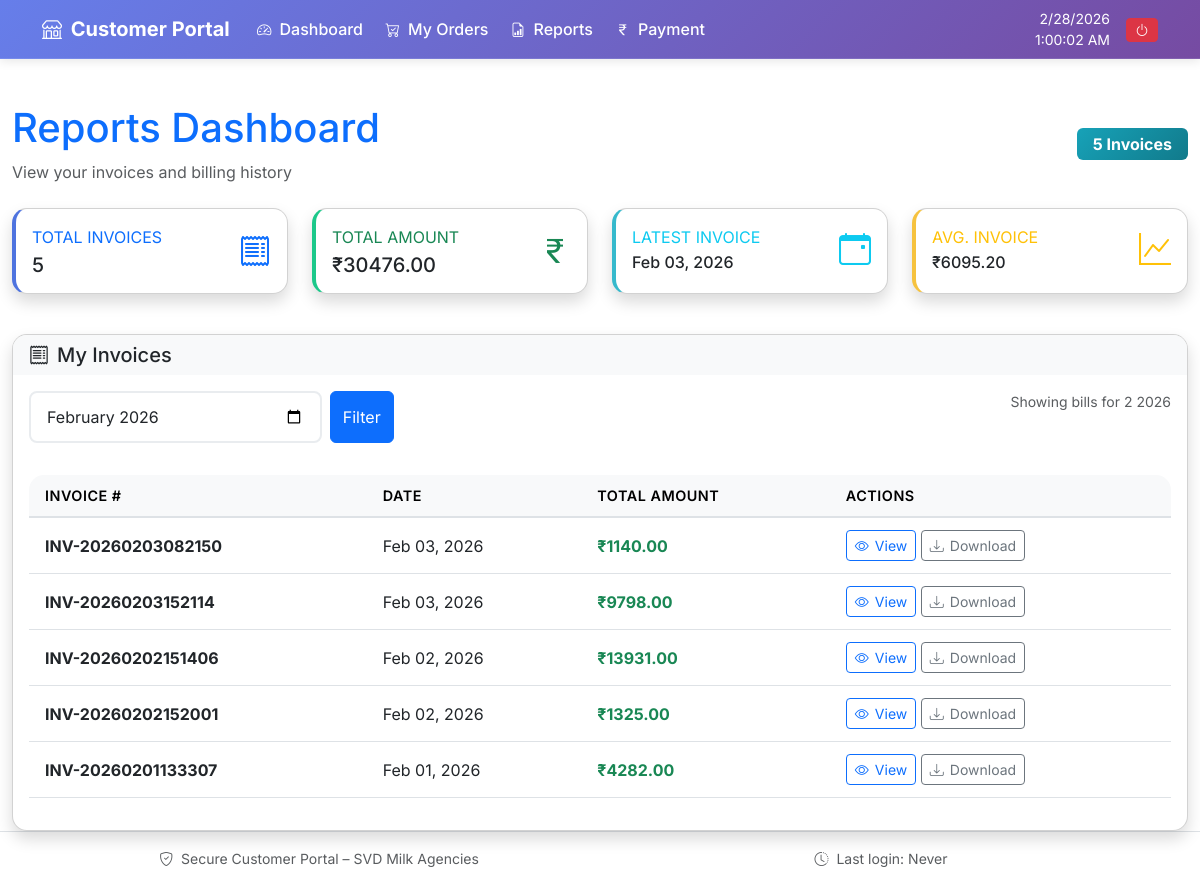
Before: /customer/reports/ (signed in) with the older database file.
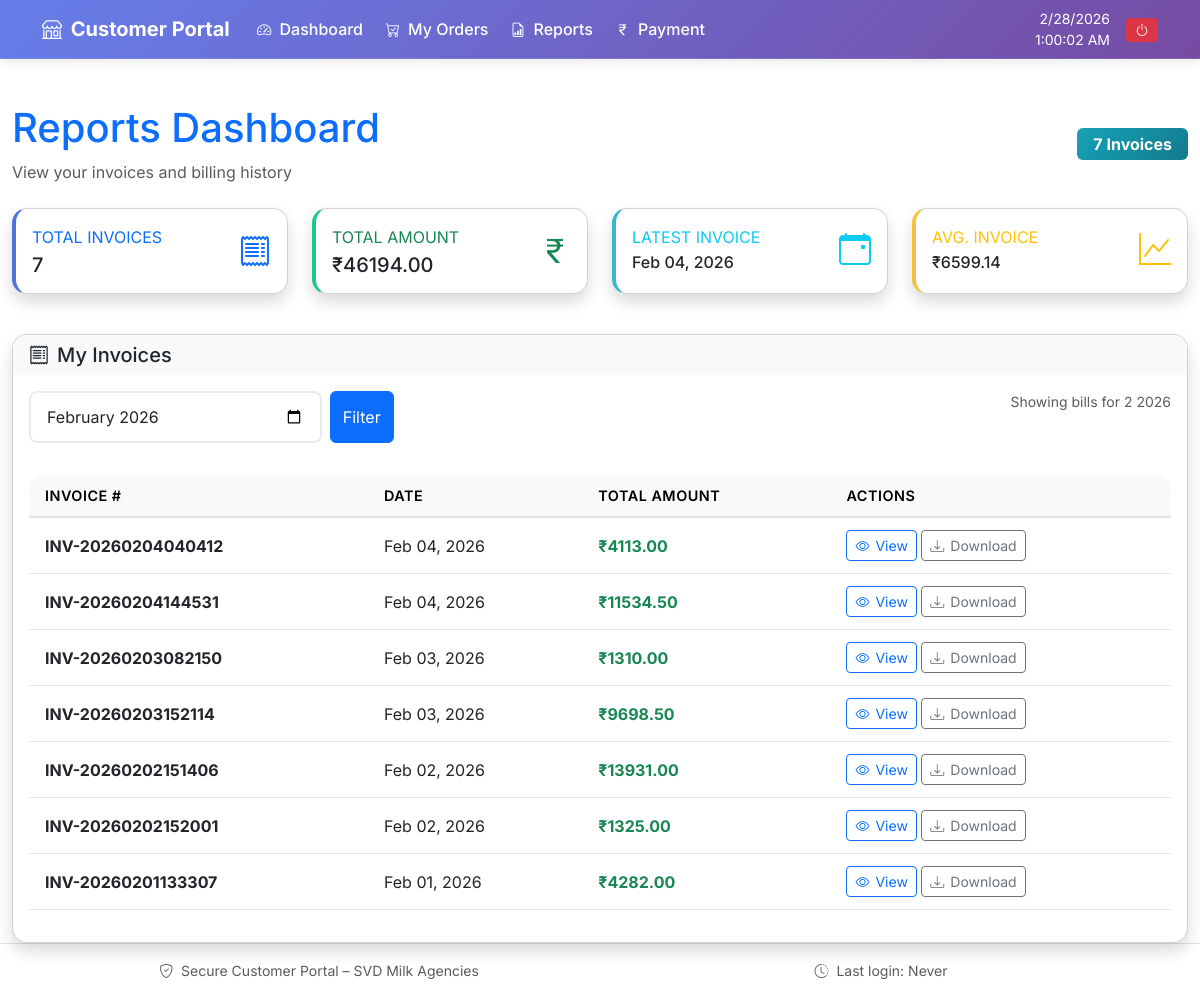
After: the same page with the newer database file.
### milk_agency/models.py (models this page shows, shortened)
class Bill(models.Model):
    customer = models.ForeignKey(Customer, on_delete=models.SET_NULL, null=True, blank=True, related_name='bills')
    invoice_number = models.CharField(max_length=50, unique=True)
    invoice_date = models.DateField(default=timezone.now)
    total_amount = models.DecimalField(max_digits=12, decimal_places=2)
    op_due_amount = models.DecimalField(max_digits=12, decimal_places=2, default=0)
    last_paid = models.DecimalField(max_digits=12, decimal_places=2, default=0, help_text="Last paid amount for this bill")
    profit = models.DecimalField(max_digits=12, decimal_places=2, default=0, help_text="Total profit from this bill")
    commission_deducted = models.DecimalField(max_digits=12, decimal_places=2, default=0, help_text="Commission amount deducted from this bill")
    commission_month = models.IntegerField(null=True, blank=True, help_text="Month for which commission was deducted")
    commission_year = models.IntegerField(null=True, blank=True, help_text="Year for which commission was deducted")
    created_at = models.DateTimeField(auto_now_add=True, null=True, blank=True)

### customer_portal/views.py (the view)
# urls.py: path('reports/', views.reports_dashboard, name='reports_dashboard'),
@never_cache
@login_required
def reports_dashboard(request):
    selected_month = request.GET.get('date', timezone.now().strftime('%Y-%m'))
    try:
        year, month = map(int, selected_month.split('-'))
    except (ValueError, AttributeError):
        year = timezone.now().year
        month = timezone.now().month
    bills = Bill.objects.filter(
        customer=request.user,
        invoice_date__year=year,
        invoice_date__month=month
    ).select_related('customer').order_by('-invoice_date')
    total_amount = sum(bill.total_amount for bill in bills) if bills else 0
    average_amount = total_amount / len(bills) if bills else 0
    context = {
        'bills': bills,
        'selected_date': selected_month,
        'current_year': year,
        'current_month': month,
        'total_amount': total_amount,
        'average_amount': average_amount
    }
    return render(request, 'customer_portal/reports_dashboard.html', context)

### customer_portal/authentication.py (called while the page is built)
    def get_user(self, user_id):
        try:
            return Customer.objects.get(pk=user_id)
        except Customer.DoesNotExist:
            return None

### templates/customer_portal/reports_dashboard.html (shortened to what the changed rows need)
﻿{% extends 'customer_portal/base.html' %}
{% load static %}
{% block extra_css %}
<link rel="stylesheet" href="{% static 'css/common.css' %}">
{% endblock %}
{% block content %}
<div class="container-fluid mt-4" style="margin-top: 70px !important;">
    <div class="row mb-4">
        <div class="col-12">
            <div class="d-flex justify-content-between align-items-center">
                <div>
                    <h1 class="text-primary mb-2">Reports Dashboard</h1>
                </div>
                <div class="text-end">
                    <div class="badge bg-info fs-6 px-3 py-2">
                        {{ bills|length }} Invoice{{ bills|length|pluralize }}
                    </div>
                </div>
            </div>
        </div>
    </div>
    <div class="row mt-4">
    <div class="col-xl-3 col-lg-6 col-md-6 col-sm-12 mb-3">
        <div class="card border-left-primary shadow h-100">
            <div class="card-body">
                <div class="row align-items-center">
                    <div class="col-8">
                        <div class="text-xs font-weight-bold text-primary text-uppercase mb-1">Total Invoices</div>
                        <div class="h5 mb-0 font-weight-bold text-gray-800">{{ bills|length }}</div>
                    </div>
                </div>
            </div>
        </div>
    </div>
    <div class="col-xl-3 col-lg-6 col-md-6 col-sm-12 mb-3">
        <div class="card border-left-success shadow h-100">
            <div class="card-body">
                <div class="row align-items-center">
                    <div class="col-8">
                        <div class="text-xs font-weight-bold text-success text-uppercase mb-1">Total Amount</div>
                        <div class="h5 mb-0 font-weight-bold text-gray-800">
                            ₹{{ total_amount|floatformat:2 }}
                        </div>
                    </div>
                </div>
            </div>
        </div>
    </div>
    <div class="col-xl-3 col-lg-6 col-md-6 col-sm-12 mb-3">
        <div class="card border-left-info shadow h-100">
            <div class="card-body">
                <div class="row align-items-center">
                    <div class="col-8">
                        <div class="text-xs font-weight-bold text-info text-uppercase mb-1">Latest Invoice</div>
                        <div class="h6 mb-0 font-weight-bold text-gray-800">
                            {{ bills.0.invoice_date|date:"M d, Y" }}
                        </div>
                    </div>
                </div>
            </div>
        </div>
    </div>
    <div class="col-xl-3 col-lg-6 col-md-6 col-sm-12 mb-3">
        <div class="card border-left-warning shadow h-100">
            <div class="card-body">
                <div class="row align-items-center">
                    <div class="col-8">
                        <div class="text-xs font-weight-bold text-warning text-uppercase mb-1">Avg. Invoice</div>
                        <div class="h6 mb-0 font-weight-bold text-gray-800">
                            ₹{{ average_amount|floatformat:2 }}
                        </div>
                    </div>
                </div>
            </div>
        </div>
    </div>
</div>
    <div class="card shadow mt-4">
        <div class="card-body">
            <div class="desktop-layout">
                {% if bills %}
                <div class="table-responsive">
                    <table class="table table-hover">
                        <thead class="table-light">
                            <tr>
                                <th>Invoice #</th>
                                <th>Date</th>
                                <th>Total Amount</th>
                                <th>Actions</th>
                            </tr>
                        </thead>
                        <tbody>
                        {% for bill in bills %}
                            <tr>
                                <td><strong>{{ bill.invoice_number }}</strong></td>
                                <td>{{ bill.invoice_date|date:"M d, Y" }}</td>
                                <td class="text-success fw-bold">₹{{ bill.total_amount|floatformat:2 }}</td>
                                <td>
                                    <a href="{% url 'customer_portal:bill_details' bill.id %}"
                                       class="btn btn-outline-primary btn-sm btn-desktop">
                                        <i class="bi bi-eye"></i>
                                        <span>View</span>
                                    </a>
                                    <button onclick="downloadInvoice({{ bill.id }})"
                                            class="btn btn-outline-secondary btn-sm btn-desktop">
                                        <i class="bi bi-download"></i>
                                        <span>Download</span>
                                    </button>
                                </td>
                            </tr>
                        {% endfor %}
                        </tbody>
                    </table>
                </div>
                {% else %}
                    <div class="alert alert-info text-center">
                        No invoices available.
                    </div>
                {% endif %}
            </div>
        </div>
    </div>
</div>
{% endblock %}

Changed rows visible on the page:
added Bill: invoice_date "Feb 04, 2026", invoice_number "INV-20260204040412", total_amount "4113.00"
added Bill: invoice_number "INV-20260204144531", invoice_date "Feb 04, 2026", total_amount "11534.50"
changed Bill "INV-20260203082150": total_amount "1140.00" → "1310.00"
changed Bill "INV-20260203152114": total_amount "9798.00" → "9698.50"
Other visible differences:
{{ bills|length }}: "5" → "7"
{{ total_amount|floatformat:2 }}: "30476.00" → "46194.00"
{{ average_amount|floatformat:2 }}: "6095.20" → "6599.14"
{{ bills.0.invoice_date|date:"M d, Y" }}: "Feb 03, 2026" → "Feb 04, 2026"
